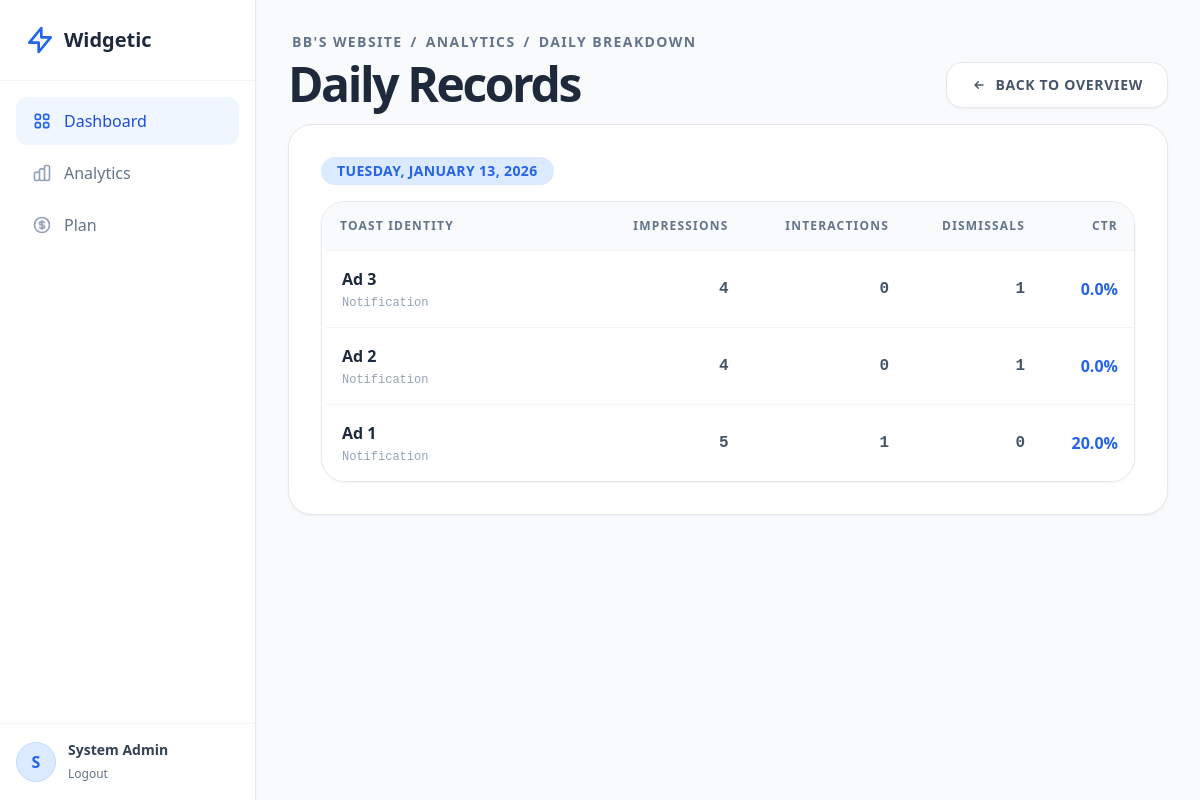
Page /website/f5e50cc9-fe0e-44d8-b92a-81133b4ff9e6/analytics/table (signed in) on the committed database.
### models.py (models this page shows)
class User(UserMixin, db.Model):
    id = db.Column(db.String(36), primary_key=True, default=lambda: str(uuid.uuid4()))
    email = db.Column(db.String(120), unique=True, nullable=False, index=True)
    password_hash = db.Column(db.String(128))
    name = db.Column(db.String(100))
    global_role = db.Column(db.Enum(GlobalRole), default=GlobalRole.USER)
    status = db.Column(db.Enum(UserStatus), default=UserStatus.ACTIVE)
    created_widgets = db.relationship('Widget', backref='creator', lazy=True, foreign_keys='Widget.created_by_id')
    created_at = db.Column(db.DateTime, default=datetime.utcnow)
    websites = db.relationship('WebsiteMember', backref='user', lazy=True)
    created_at = db.Column(db.DateTime, default=datetime.utcnow)
    updated_at = db.Column(db.DateTime, default=datetime.utcnow, onupdate=datetime.utcnow)

class Website(db.Model):
    id = db.Column(db.String(36), primary_key=True, default=lambda: str(uuid.uuid4()))
    public_key = db.Column(db.String(36), unique=True, default=lambda: str(uuid.uuid4()), index=True)
    name = db.Column(db.String(100), nullable=False)
    domain = db.Column(db.String(255)) # e.g., https://example.com
    created_at = db.Column(db.DateTime, default=datetime.utcnow)
    settings = db.Column(db.JSON, default={})
    max_widgets = db.Column(db.Integer, default=3)
    members = db.relationship('WebsiteMember', backref='website', lazy=True)
    widgets = db.relationship('Widget', backref='website', lazy=True)

class Widget(db.Model):
    id = db.Column(db.String(36), primary_key=True, default=lambda: str(uuid.uuid4()))
    public_key = db.Column(db.String(36), unique=True, default=lambda: str(uuid.uuid4()), index=True)
    website_id = db.Column(db.String(36), db.ForeignKey('website.id'), nullable=False)
    name = db.Column(db.String(100), nullable=False)
    type = db.Column(db.Enum(WidgetType), default=WidgetType.NOTIFICATION)
    status = db.Column(db.Enum(WidgetStatus), default=WidgetStatus.DRAFT)
    position = db.Column(db.Enum(WidgetPosition), default=WidgetPosition.BOTTOM_RIGHT)
    content = db.Column(db.JSON, nullable=False)
    style = db.Column(db.JSON, nullable=True)
    views = db.Column(db.Integer, default=0)
    clicks = db.Column(db.Integer, default=0)
    dismissals = db.Column(db.Integer, default=0)
    created_by_id = db.Column(db.String(36), db.ForeignKey('user.id'), nullable=False)
    created_at = db.Column(db.DateTime, default=datetime.utcnow)
    updated_at = db.Column(db.DateTime, default=datetime.utcnow, onupdate=datetime.utcnow)

### app.py (the view)
@app.route('/website/<website_id>/analytics/table')
@login_required
def website_analytics_table(website_id):
    website = Website.query.get_or_404(website_id)
    member = WebsiteMember.query.filter_by(user_id=current_user.id, website_id=website.id).first()
    if not member and current_user.global_role != GlobalRole.SUPERADMIN:
        flash("Unauthorized")
        return redirect(url_for('dashboard'))
    results = db.session.query(
        Analytics.date,
        Widget,
        func.sum(Analytics.views).label('views'),
        func.sum(Analytics.clicks).label('clicks'),
        func.sum(Analytics.dismissals).label('dismissals')
    ).join(Widget).filter(
        Widget.website_id == website.id
    ).group_by(
        Analytics.date, Widget.id
    ).order_by(
        Analytics.date.desc()
    ).all()
    grouped_data = {}
    for r in results:
        date_key = r[0]
        stat = {
            'views': r[2] or 0,
            'clicks': r[3] or 0,
            'dismissals': r[4] or 0
        }
        if date_key not in grouped_data:
            grouped_data[date_key] = []
        grouped_data[date_key].append((stat, r[1]))
    sorted_dates = sorted(grouped_data.keys(), reverse=True)
    return render_template('dashboard/analytics_table.html', website=website, grouped_data=grouped_data, sorted_dates=sorted_dates)

### app.py (called while the page is built)
@login_manager.user_loader
def load_user(user_id):
    return User.query.get(user_id)

### templates/dashboard/analytics_table.html (shortened to what this page needs)
{% extends "base.html" %}
{% block content %}
<div class="max-w-6xl mx-auto">
    <div class="mb-4 flex justify-between items-end">
        <div>
            <div class="flex items-center gap-2 text-sm text-slate-500 mb-2 font-bold uppercase tracking-widest px-1">
                <a href="{{ url_for('website_detail', website_id=website.id) }}" class="hover:text-blue-600 transition-colors">{{ website.name }}</a>
                <span>/</span>
                <a href="{{ url_for('website_analytics', website_id=website.id) }}" class="hover:text-blue-600 transition-colors">Analytics</a>
                <span>/</span>
                <span>Daily Breakdown</span>
            </div>
            <h1 class="text-5xl font-black text-slate-800 tracking-tighter">Daily Records</h1>
        </div>
        <div>
             <a href="{{ url_for('website_analytics', website_id=website.id) }}" class="bg-white border border-gray-200 text-slate-600 px-6 py-3 rounded-2xl hover:bg-gray-50 hover:text-slate-800 transition-all font-bold shadow-sm flex items-center gap-2 text-sm uppercase tracking-wider">
                <svg class="w-4 h-4" fill="none" stroke="currentColor" viewBox="0 0 24 24"><path stroke-linecap="round" stroke-linejoin="round" stroke-width="2" d="M11 17l-5-5m0 0l5-5m-5 5h12"></path></svg>
                Back to Overview
            </a>
        </div>
    </div>
    <div class="bg-white rounded-3xl border border-gray-200 shadow-sm overflow-hidden">
        {% if sorted_dates %}
        <div class="space-y-12 p-8">
            {% for date in sorted_dates %}
            <div>
                <h3 class="text-xl font-bold text-slate-800 mb-4 flex items-center gap-3">
                    <span class="bg-blue-100 text-blue-600 px-4 py-1 rounded-full text-sm uppercase tracking-wide">{{ date.strftime('%A, %B %d, %Y') }}</span>
                </h3>
                <div class="overflow-x-auto rounded-3xl border border-gray-200 shadow-sm">
                    <table class="w-full text-left border-collapse">
                        <thead>
                            <tr class="bg-gray-50 border-b border-gray-100">
                                <th class="p-4 text-xs font-bold text-slate-500 uppercase tracking-widest whitespace-nowrap w-1/3">Toast Identity</th>
                                <th class="p-4 text-xs font-bold text-slate-500 uppercase tracking-widest text-right">Impressions</th>
                                <th class="p-4 text-xs font-bold text-slate-500 uppercase tracking-widest text-right">Interactions</th>
                                <th class="p-4 text-xs font-bold text-slate-500 uppercase tracking-widest text-right">Dismissals</th>
                                <th class="p-4 text-xs font-bold text-slate-500 uppercase tracking-widest text-right">CTR</th>
                            </tr>
                        </thead>
                        <tbody class="divide-y divide-gray-100 bg-white">
                            {% for stat, widget in grouped_data[date] %}
                            <tr class="group hover:bg-blue-50/50 transition-colors">
                                <td class="p-4 border-l-4 border-transparent group-hover:border-blue-500">
                                    <div class="font-bold text-slate-800">{{ widget.name }}</div>
                                    <div class="text-xs text-slate-400 font-mono mt-1">{{ widget.type.name.replace('_', ' ')|title }}</div>
                                </td>
                                <td class="p-4 text-right font-mono text-slate-600 font-bold">{{ stat.views }}</td>
                                <td class="p-4 text-right font-mono text-slate-600 font-bold">{{ stat.clicks }}</td>
                                <td class="p-4 text-right font-mono text-slate-600 font-bold">{{ stat.dismissals }}</td>
                                <td class="p-4 text-right font-bold text-blue-600">
                                    {% if stat.views > 0 %}
                                        {{ "%.1f"|format(stat.clicks / stat.views * 100) }}%
                                    {% else %}
                                        0.0%
                                    {% endif %}
                                </td>
                            </tr>
                            {% endfor %}
                        </tbody>
                    </table>
                </div>
            </div>
            {% endfor %}
        </div>
        {% endif %}
    </div>
</div>
{% endblock %}

### templates/base.html (shortened to what this page needs)
<!DOCTYPE html>
<html lang="en">
<head>
    <script src="https://cdn.tailwindcss.com?plugins=forms,typography"></script>
</head>
<body class="bg-slate-50 text-slate-600 h-screen flex overflow-hidden">
    {% if current_user.is_authenticated %}
    <aside class="w-64 bg-white border-r border-gray-200 flex flex-col z-20 shadow-sm">
        <div class="p-6 border-b border-gray-100">
            <a href="{{ url_for('dashboard') }}" class="flex items-center gap-2 text-xl font-bold text-slate-800">
                <svg class="w-8 h-8 text-blue-600" width="32" height="32" fill="none" stroke="currentColor" viewBox="0 0 24 24">
                    <path stroke-linecap="round" stroke-linejoin="round" stroke-width="2" d="M13 10V3L4 14h7v7l9-11h-7z"></path>
                </svg>
                Widgetic
            </a>
        </div>
        <nav class="flex-grow p-4 space-y-1">
            <a href="{{ url_for('dashboard') }}" class="flex items-center gap-3 px-4 py-3 text-blue-700 bg-blue-50 rounded-xl hover:bg-blue-100 transition-all duration-200 group font-medium">
                <span>Dashboard</span>
            </a>
            {% if website and website.id %}
            <a href="{{ url_for('website_analytics', website_id=website.id) }}" class="flex items-center gap-3 px-4 py-3 text-slate-500 hover:text-blue-700 hover:bg-blue-50 rounded-xl transition-all duration-200 group font-medium">
                <span>Analytics</span>
            </a>
            <a href="{{ url_for('website_pricing', website_id=website.id) }}" class="flex items-center gap-3 px-4 py-3 text-slate-500 hover:text-blue-700 hover:bg-blue-50 rounded-xl transition-all duration-200 group font-medium">
                <span>Plan</span>
            </a>
            {% endif %}
        </nav>
        <div class="p-4 border-t border-gray-100">
            <div class="flex items-center gap-3">
                <div class="w-10 h-10 rounded-full bg-blue-100 flex items-center justify-center text-blue-600 font-bold border border-blue-200">
                    {{ current_user.name[0].upper() }}
                </div>
                <div class="overflow-hidden">
                    <p class="text-sm font-bold text-slate-700 truncate">{{ current_user.name }}</p>
                    <a href="{{ url_for('logout') }}" class="text-xs text-slate-500 hover:text-blue-600 transition-colors">Logout</a>
                </div>
            </div>
        </div>
    </aside>
    {% endif %}
    <main class="flex-1 flex flex-col overflow-hidden relative {% if not current_user.is_authenticated %} w-full {% endif %}">
        <div class="flex-1 overflow-auto bg-slate-50 p-6 md:p-8">
            {% block content %}{% endblock %}
        </div>
    </main>
</body>
</html>

### rows in the picture
User: name "S", name "System Admin"
Website: name "BB'S WEBSITE"
Widget: name "Ad 3", type.name.replace "Notification", views "4", clicks "0", dismissals "1", clicks "0.0"
Widget: name "Ad 2", type.name.replace "Notification", views "4", clicks "0", dismissals "1", clicks "0.0"
Widget: name "Ad 1", type.name.replace "Notification", views "5", clicks "1", dismissals "0", clicks "20.0"

### other values in the picture
{{ date.strftime('%A, %B %d, %Y') }} "TUESDAY, JANUARY 13, 2026"
